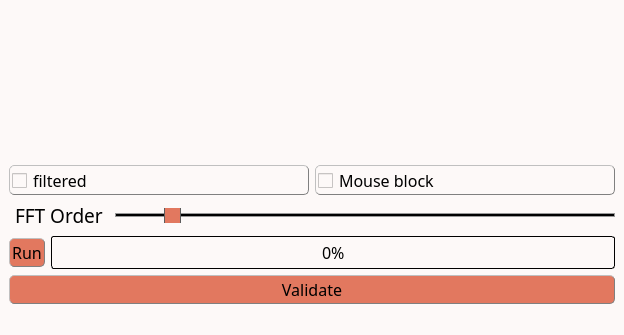
<?xml version="1.0" encoding="UTF-8"?>
<ui version="4.0">
 <class>MainWindow</class>
 <widget class="QMainWindow" name="MainWindow">
  <property name="geometry">
   <rect>
    <x>0</x>
    <y>0</y>
    <width>623</width>
    <height>335</height>
   </rect>
  </property>
  <property name="windowTitle">
   <string>Background substraction</string>
  </property>
  <property name="styleSheet">
   <string notr="true">/* Couleur du fond, label, combobox, progressbar vide et spin box */
QWidget, QLabel, QComboBox, QProgressBar, QSpinBox {background-color: rgb(253, 249, 248)}

/* Couleur quand inactif */
QPushButton:disabled, QComboBox:disabled, QSpinBox:disabled {background-color: rgba(243, 98, 64,150)}

/* Couleur des boutons et des selecteurs */
QPushButton, QComboBox::drop-down:button, QComboBox::down-arrow, QComboBox::down-arrow:disabled, QSpinBox::drop-down:button, QSpinBox::down-arrow, QSpinBox::down-arrow:disabled, QSpinBox::drop-up:button, QSpinBox::up-arrow, QSpinBox::up-arrow:disabled, QSlider::handle:horizontal {background-color: rgb(226, 120, 95)}

/* Couleur des bordures de même couleur que les boutons */
QComboBox::drop-down:button, QSpinBox::drop-down:button, QSpinBox::drop-up:button {border-color: rgb(193, 167, 181)}

/* Couleur des textes */
QLabel, QPushButton, QPushButton:hover, QCheckBox, QComboBox, Line, QTextEdit, QSpinBox {color: rgb(0, 0, 0)}

/* style des bordures 1 */
QLabel, QPushButton, QPushButton:hover, QCheckBox, QComboBox, QSpinBox  {
	border-style : outset;
	min-width : 5em;
}

/* style des bordures 2 */
QPushButton, QPushButton:hover, QCheckBox, QComboBox, QSpinBox  {
	border-radius: 5px;
	border-width: 1px;
	border-color: gray;
}

/* Font 1 */
QPushButton, QPushButton:hover, QCheckBox, QProgressBar {font: 12pt &quot;Noto Sans Cond&quot;}

/* Font 2 */
QComboBox, QTextEdit, QSpinBox {font: 10pt &quot;Noto Sans Cond&quot;}

/* Padding 1 */
QLabel, QComboBox, QComboBox::down-arrow, QSpinBox, QSpinBox::down-arrow, QSpinBox::up-arrow {padding : 1px;}

/* Padding 2 */
QPushButton, QPushButton:hover, QCheckBox {padding : 2px;}

/* Gestion taille des QCheckBoxes */
QCheckBox::indicator:unchecked, QCheckBox::indicator:unchecked:hover, QCheckBox::indicator:checked, QCheckBox::indicator:checked:hover  {
	width :15px;
	height : 15px;
}

QLabel {
	Border-radius : 5px;
	border-width : 0px;
	border-color : black;
	font : 14pt &quot;Noto Sans Cond&quot;;
}

QPushButton:hover {background-color: rgb(243, 98, 64);}

QCheckBox::indicator:unchecked {image: url(icons/uncheck_icon.png);}

QCheckBox::indicator:unchecked:hover {image: url(icons/uncheck_hover_icon.png);}

QCheckBox::indicator:checked {image: url(icons/Check_icon.png);}

QCheckBox::indicator:checked:hover {image: url(icons/Check_hover_icon.png);}

QComboBox::drop-down:button{
	border-radius: 4px;
	border-width: 1px;
	width: 30px;
}

QComboBox::down-arrow {
	 image : url(icons/Arrow_down.png); 
    width: 12px;
    height: 12px;
}

Line{
	format: plain;
	midLine-Width : 1px;
}

QFrame[height=&quot;3&quot;], QFrame[width=&quot;3&quot;] {background-color: #3A3939;}

QTextEdit{
	background-color: rgb(255, 255, 255);
	border-style: solid;
	border-radius: 5px;
	border-width: 1px;
	border-color: black;
}

QLineEdit {font : 12pt &quot;Noto Sans Cond&quot;;}

/* Gestion taille des QLineEdit */
QLineEdit::indicator:unchecked, QLineEdit::indicator:unchecked:hover, QLineEdit::indicator:checked, QLineEdit::indicator:checked:hover  {
	border-color: black;
}

QHBoxLayout {background-color: rgb(0, 240, 240, 50);}

QProgressBar {
	text-align: center;
	border: 1px solid black;
	border-radius: 3px;
 }

 QProgressBar::chunk {
	background-color: rgb(243, 98, 64);
	width: 15px;
	margin : 0.5px;
 }

QSpinBox::drop-down:button, QSpinBox::drop-up:button {
	border-radius: 2px;
	border-width: 1px;
	width: 36px;
}

QSpinBox::down-arrow {
	image : url(icons/Arrow_down.png);
    width: 24px;
    height: 22px;
}

QSpinBox::up-arrow {
	image : url(icons/Arrow_up.png);
    width: 24px;
    height: 22px;
}

QSlider::groove:horizontal {
    border: 1px solid #999999;
    height: 2px; /* the groove expands to the size of the slider by default. by giving it a height, it has a fixed size */
    background-color: rgb(0, 0, 0);
    margin: 1px 0;
}

QSlider::handle:horizontal {
    border: 1px solid #5c5c5c;
    width: 15px;
    height: 30px;
    margin: -10px 0; /* handle is placed by default on the contents rect of the groove. Expand outside the groove */
    border-radius: 3px;
}</string>
  </property>
  <widget class="QWidget" name="centralwidget">
   <property name="styleSheet">
    <string notr="true"/>
   </property>
   <layout class="QHBoxLayout" name="horizontalLayout_5">
    <item>
     <layout class="QVBoxLayout" name="verticalLayout_2">
      <item>
       <layout class="QHBoxLayout" name="horizontalLayout_4">
        <item>
         <widget class="ImageView" name="expSeries" native="true">
          <property name="sizePolicy">
           <sizepolicy hsizetype="MinimumExpanding" vsizetype="MinimumExpanding">
            <horstretch>0</horstretch>
            <verstretch>0</verstretch>
           </sizepolicy>
          </property>
         </widget>
        </item>
        <item>
         <widget class="PlotWidget" name="profiles" native="true">
          <property name="sizePolicy">
           <sizepolicy hsizetype="MinimumExpanding" vsizetype="MinimumExpanding">
            <horstretch>0</horstretch>
            <verstretch>0</verstretch>
           </sizepolicy>
          </property>
          <property name="minimumSize">
           <size>
            <width>600</width>
            <height>150</height>
           </size>
          </property>
         </widget>
        </item>
       </layout>
      </item>
      <item>
       <layout class="QVBoxLayout" name="verticalLayout">
        <item>
         <layout class="QHBoxLayout" name="horizontalLayout_3">
          <item>
           <widget class="QCheckBox" name="filtered">
            <property name="font">
             <font>
              <family>Noto Sans Cond</family>
              <pointsize>12</pointsize>
              <weight>50</weight>
              <italic>false</italic>
              <bold>false</bold>
             </font>
            </property>
            <property name="styleSheet">
             <string notr="true"/>
            </property>
            <property name="text">
             <string>filtered</string>
            </property>
           </widget>
          </item>
          <item>
           <widget class="QCheckBox" name="mouseLock">
            <property name="font">
             <font>
              <family>Noto Sans Cond</family>
              <pointsize>12</pointsize>
              <weight>50</weight>
              <italic>false</italic>
              <bold>false</bold>
             </font>
            </property>
            <property name="styleSheet">
             <string notr="true"/>
            </property>
            <property name="text">
             <string>Mouse block</string>
            </property>
           </widget>
          </item>
         </layout>
        </item>
        <item>
         <layout class="QHBoxLayout" name="horizontalLayout_2">
          <item>
           <widget class="QLabel" name="label_fft">
            <property name="enabled">
             <bool>true</bool>
            </property>
            <property name="font">
             <font>
              <family>Noto Sans Cond</family>
              <pointsize>14</pointsize>
              <weight>50</weight>
              <italic>false</italic>
              <bold>false</bold>
             </font>
            </property>
            <property name="styleSheet">
             <string notr="true"/>
            </property>
            <property name="text">
             <string>FFT Order</string>
            </property>
           </widget>
          </item>
          <item>
           <widget class="QSlider" name="slider_fft">
            <property name="maximum">
             <number>10</number>
            </property>
            <property name="pageStep">
             <number>1</number>
            </property>
            <property name="value">
             <number>1</number>
            </property>
            <property name="orientation">
             <enum>Qt::Horizontal</enum>
            </property>
           </widget>
          </item>
         </layout>
        </item>
        <item>
         <layout class="QHBoxLayout" name="horizontalLayout">
          <item>
           <widget class="QPushButton" name="preview">
            <property name="font">
             <font>
              <family>Noto Sans Cond</family>
              <pointsize>12</pointsize>
              <weight>50</weight>
              <italic>false</italic>
              <bold>false</bold>
             </font>
            </property>
            <property name="toolTip">
             <string>&lt;html&gt;&lt;head/&gt;&lt;body&gt;&lt;p&gt;&lt;span style=&quot; font-size:11pt;&quot;&gt;Run the computation&lt;/span&gt;&lt;/p&gt;&lt;/body&gt;&lt;/html&gt;</string>
            </property>
            <property name="styleSheet">
             <string notr="true"/>
            </property>
            <property name="text">
             <string>Run</string>
            </property>
            <property name="icon">
             <iconset>
              <normaloff>TSG_icons/run_icon.png</normaloff>TSG_icons/run_icon.png</iconset>
            </property>
           </widget>
          </item>
          <item>
           <widget class="QProgressBar" name="progressBar">
            <property name="font">
             <font>
              <family>Noto Sans Cond</family>
              <pointsize>12</pointsize>
              <weight>50</weight>
              <italic>false</italic>
              <bold>false</bold>
             </font>
            </property>
            <property name="value">
             <number>0</number>
            </property>
           </widget>
          </item>
         </layout>
        </item>
        <item>
         <widget class="QPushButton" name="Validate_button">
          <property name="minimumSize">
           <size>
            <width>96</width>
            <height>0</height>
           </size>
          </property>
          <property name="font">
           <font>
            <family>Noto Sans Cond</family>
            <pointsize>12</pointsize>
            <weight>50</weight>
            <italic>false</italic>
            <bold>false</bold>
           </font>
          </property>
          <property name="toolTip">
           <string>&lt;html&gt;&lt;head/&gt;&lt;body&gt;&lt;p&gt;&lt;span style=&quot; font-size:11pt;&quot;&gt;Export data to the main GUI&lt;/span&gt;&lt;/p&gt;&lt;/body&gt;&lt;/html&gt;</string>
          </property>
          <property name="styleSheet">
           <string notr="true"/>
          </property>
          <property name="text">
           <string>Validate</string>
          </property>
          <property name="icon">
           <iconset>
            <normaloff>TSG_icons/Export.png</normaloff>TSG_icons/Export.png</iconset>
          </property>
         </widget>
        </item>
       </layout>
      </item>
     </layout>
    </item>
   </layout>
  </widget>
  <widget class="QMenuBar" name="menubar">
   <property name="geometry">
    <rect>
     <x>0</x>
     <y>0</y>
     <width>623</width>
     <height>20</height>
    </rect>
   </property>
  </widget>
  <widget class="QStatusBar" name="statusbar"/>
 </widget>
 <customwidgets>
  <customwidget>
   <class>ImageView</class>
   <extends>QWidget</extends>
   <header>pyqtgraph</header>
   <container>1</container>
  </customwidget>
  <customwidget>
   <class>PlotWidget</class>
   <extends>QWidget</extends>
   <header>pyqtgraph</header>
   <container>1</container>
  </customwidget>
 </customwidgets>
 <resources/>
 <connections/>
</ui>
